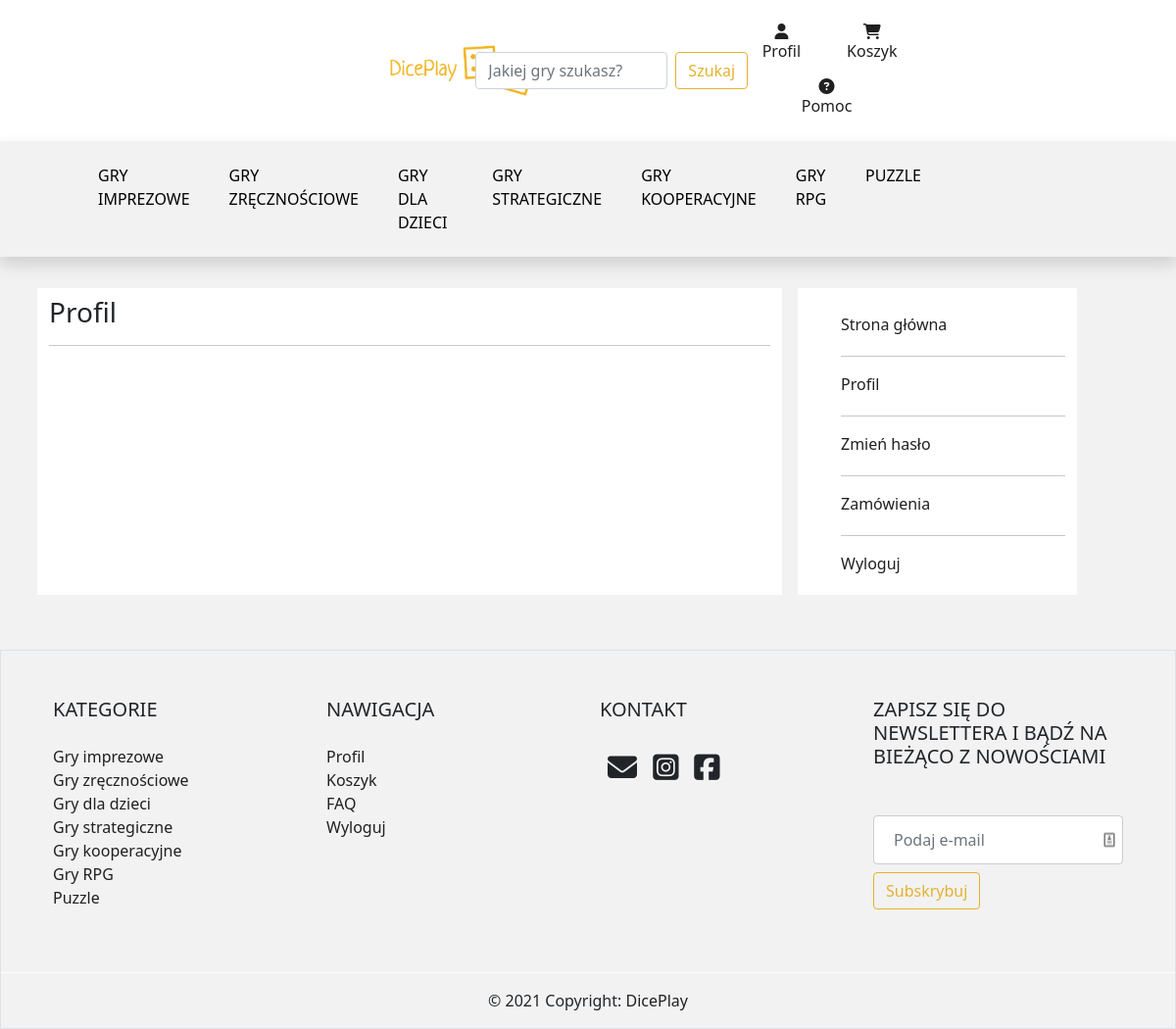
The app's page /profil/ (signed in), older data.
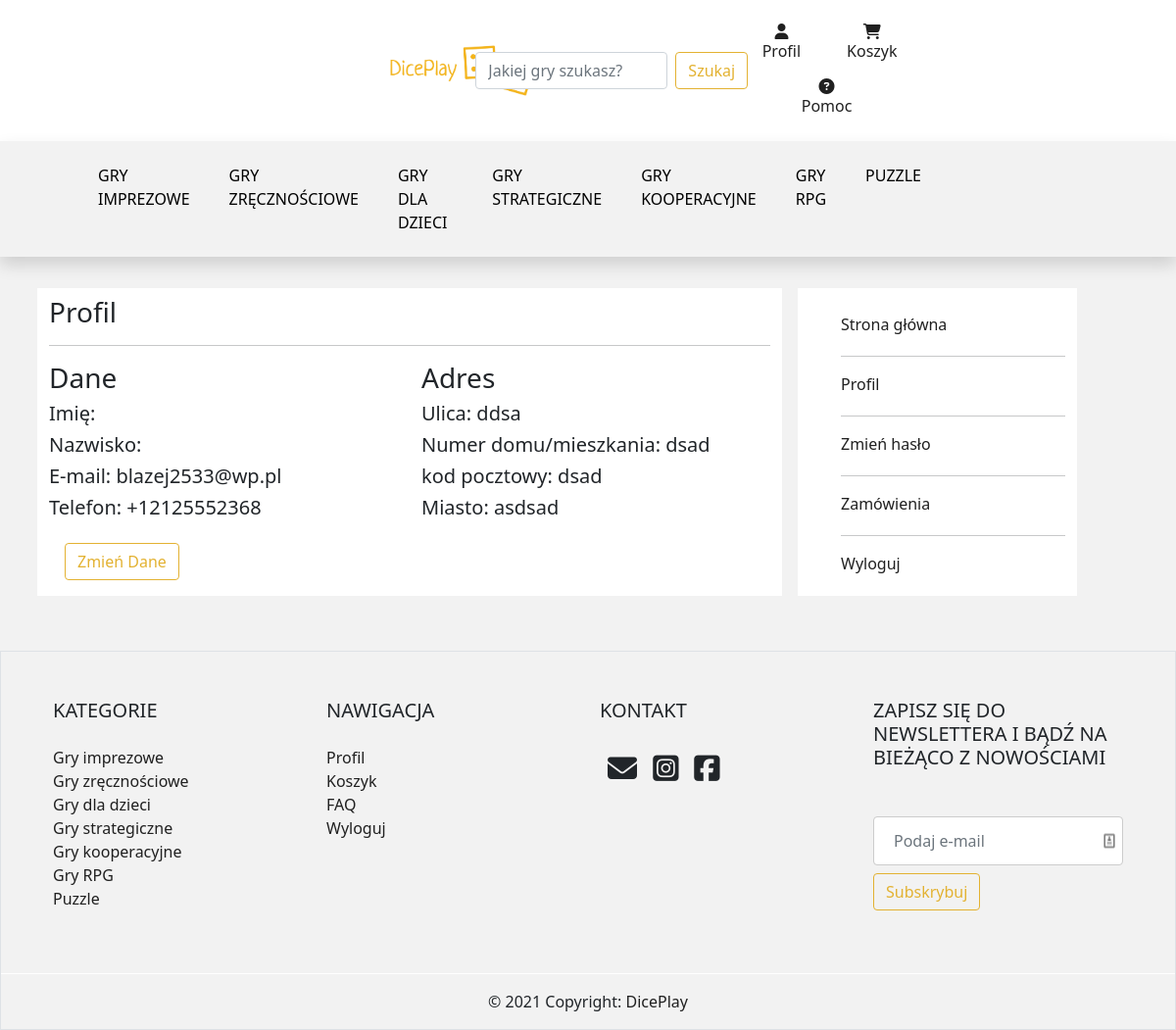
The same page, newer data.
### main/models.py (models this page shows, shortened)
class UserProfile(models.Model):
    user = models.OneToOneField(User, on_delete=models.CASCADE)
    id = models.AutoField(primary_key=True)
    street = models.CharField(max_length=50)
    numberOfHouse = models.CharField(max_length=10)
    postCode = models.CharField(max_length=6)
    city = models.CharField(max_length=20)
    phone = PhoneNumberField(null=False, blank=False, unique=True)

### main/views.py (the view)
# urls.py: path('profil/', profile, name='profileDetail'),
@login_required
def profile(request):
    userDetails = UserProfile.objects.filter(user__username=request.user)
    return render(request, 'profil.html', {'userDetails': userDetails})

### templates/profil.html (shortened to what this page needs)
{% extends 'main.html' %}
{% block body %}
{% load static %}
<div class="container">
    <div class="row">
        <div class="col-8 m-2" style="background-color: white;">
            <h3 class="pt-2">Profil</h3>
            <hr/>
            {% for data in userDetails %}
            <div class="row">
                <div class="col">
                    <h3>Dane</h3>
                    <h5>Imię: {{user.first_name}}</h5>
                    <h5>Nazwisko: {{user.last_name }}</h5>
                    <h5>E-mail: {{data.user.email}}</h5>
                    <h5>Telefon: {{data.phone}}</h5>
                </div>
                <div class="col">
                    <h3>Adres</h3>
                    <h5>Ulica: {{data.street}}</h5>
                    <h5>Numer domu/mieszkania: {{data.numberOfHouse}}</h5>
                    <h5>kod pocztowy: {{data.postCode}}</h5>
                    <h5>Miasto: {{data.city}}</h5>
                </div>
            </div>
            <button type="submit" class="m-3 btn btn-search">Zmień Dane</button>
                 {% endfor %}
        </div>
        <div id="profile-list" class="col-3 m-2"style="background-color: white;">
           <ul>
               <a href="/"><li>Strona główna</li></a>
               <hr/>
               <a href="/profil"><li>Profil</li></a>
               <hr/>
               <a href="/haslo"><li>Zmień hasło</li></a>
               <hr/>
               <a href="/zamowienia"><li>Zamówienia</li></a>
               <hr/>
               <a href="/logout"><li>Wyloguj</li></a>
           </ul>
        </div>
    </div>
</div>
{% endblock %}

### templates/main.html (shortened to what this page needs)
{% load static %}
<html lang="pl">
<head>
    <link href="https://cdn.jsdelivr.net/npm/bootstrap@5.0.0-beta2/dist/css/bootstrap.min.css" rel="stylesheet"
>
    <link rel="stylesheet" href="{% static 'css/style.css' %}">
</head>
<body onload="updateSubTotal();countVat();whenDelivery()">
<nav class="navbar xx navbar-expand-lg" style="background-color: white;">
    <div class="container-fluid">
        <a class="navbar-brand" href="/"><img style="width:8em; margin-left: 15em" class="img-fluid"
                                              src="{% static 'img/logo.png'%}">
        </a>
        <form class="d-flex pt-3" METHOD="post" action="{% url 'search_game' %}">
            <input class="form-control me-2" type="search" placeholder="Jakiej gry szukasz?" aria-label="Search"
                   name="searched">
            <button class="btn btn-search" type="submit">Szukaj</button>
        </form>
        <div class="row text-center pt-3">
            <div class="row">
                <div class="col">
                    <div class="dropdown">
                        <a href="#"
                           id="dropdownUser1" data-bs-toggle="dropdown" aria-expanded="false">
                            <span class="fa fa-user"></span>
                            <p>Profil</p>
                        </a>
                    </div>
                </div>
                <div class="col">
                    <a href="/koszyk">
                        <span class="fa fa-shopping-cart"></span>
                        <p>Koszyk</p>
                    </a>
                </div>
                <div class="col">
                    <a href="/faq">
                        <span class="row text-center">
                            <span class="fa fa-question-circle"></span>
                            <p>Pomoc</p>
                        </span>
                    </a>
                </div>
            </div>
        </div>
    </div>
</nav>
<nav class="navbar navbar-expand-lg navbar-light shadow">
    <div class="collapse navbar-collapse" id="navbarSupportedContent">
        <ul class="navbar-nav mx-auto mb-2 mb-lg-0" id="categories">
            <li class="nav-item">
                <a class="nav-link category" href="/kategoria/1">Gry imprezowe</a>
            </li>
            <li class="nav-item">
                <a class="nav-link category" href="/kategoria/2">Gry zręcznościowe</a>
            </li>
            <li class="nav-item">
                <a class="nav-link category" href="/kategoria/4">Gry dla dzieci</a>
            </li>
            <li class="nav-item">
                <a class="nav-link category" href="/kategoria/5">Gry strategiczne</a>
            </li>
            <li class="nav-item">
                <a class="nav-link category" href="/kategoria/6">Gry kooperacyjne</a>
            </li>
            <li class="nav-item">
                <a class="nav-link category" href="/kategoria/7">Gry RPG</a>
            </li>
            <li class="nav-item">
                <a class="nav-link category" href="/kategoria/8">Puzzle</a>
            </li>
        </ul>
    </div>
</nav>
{% block body %} {% endblock %}
<div class="footer">
    <footer class="text-center text-lg-start border mt-xl-5 pt-4">
        <div class="container p-4">
            <div class="row">
                <div class="col-lg-3 col-md-6 mb-4 mb-lg-0">
                    <h5 class="text-uppercase mb-4">Kategorie</h5>
                    <ul class="list-unstyled mb-4">
                        <li>
                            <a href="#!">Gry imprezowe</a>
                        </li>
                        <li>
                            <a href="#!">Gry zręcznościowe</a>
                        </li>
                        <li>
                            <a href="#!">Gry dla dzieci</a>
                        </li>
                        <li>
                            <a href="#!">Gry strategiczne</a>
                        </li>
                        <li>
                            <a href="#!">Gry kooperacyjne</a>
                        </li>
                        <li>
                            <a href="#!">Gry RPG</a>
                        </li>
                        <li>
                            <a href="#!">Puzzle</a>
                        </li>
                    </ul>
                </div>
                <div class="col-lg-3 col-md-6 mb-4 mb-lg-0">
                    <h5 class="text-uppercase mb-4">Nawigacja</h5>
                    <ul class="list-unstyled">
                        <li>
                            <a href="/profil">Profil</a>
                        </li>
                        <li>
                            <a href="#!">Koszyk</a>
                        </li>
                        <li>
                            <a href="/faq">FAQ</a>
                        </li>
                        {% if user.is_authenticated %}
                        <li>
                            <a href="/logout">Wyloguj</a>
                        </li>
                        {% endif %}
                    </ul>
                </div>
                <div class="col-lg-3 col-md-6 mb-4 mb-lg-0">
                    <h5 class="text-uppercase mb-4">Kontakt</h5>
                    <ul class="list-unstyled">
                        <li>
                            <i class="m-2 fas fa-social fa-envelope"></i>
                            <i class="m-1 fab fa-social fa-instagram-square"></i>
                            <i class="m-1 fab fa-social fa-facebook-square"></i>
                        </li>
                    </ul>
                </div>
                <div class="col-lg-3 col-md-6 mb-4 mb-lg-0">
                    <h5 class="text-uppercase mb-4">Zapisz się do newslettera i bądź na bieżąco z nowościami</h5>
                    <form class="d-flex pt-3" METHOD="post" action="{% url 'sendmailnow' %}">
                        <div class="form-outline form-white mb-4">
                            <input type="email" id="form5Example2" class="form-control" placeholder="Podaj e-mail"
                                   name="sendemailtome"/>
                            <button type="submit" data-bs-toggle="modal" data-bs-target="#exampleModal"
                                    class="btn btn-search">Subskrybuj
                            </button>
                        </div>
                    </form>
                </div>
            </div>
        </div>
        <div class="text-center p-3 border-top border-white">
            © 2021 Copyright:
            <a href="https://diceplay.com/">DicePlay</a>
        </div>
    </footer>
</div>
</body>
</html>

### static/css/style.css (style rules this page uses)
html, body { margin:0px; padding:0px; background-color:#f2f2f2; }
a:link,a:visited,a:active { color: #202020; text-decoration: none; }
.navbar { padding-left: 5em; padding-right: 15em; }
input[type="text"], input[type="password"],input[type="email"] { width: 100%; padding: 12px 20px; margin: 8px 0; display: inline-block; border: 1px solid #ccc; box-sizing: border-box; background-repeat: no-repeat; background-attachment: scroll; background-size: 16px 18px; background-position: 98% 50%; cursor: auto; }
.btn-search { border-color: #E3B232; color: #E3B232; }
.container { padding-top: 2%; }
#categories a { color: #000; text-transform: uppercase; text-decoration: none; padding: 15px 20px; position: relative; }
#categories a:after { background: none repeat scroll 0 0 transparent; bottom: 0; content: ""; display: block; height: 2px; left: 50%; position: absolute; background: #000; transition: width 0.3s ease 0s, left 0.3s ease 0s; width: 0; }
.fa-social { font-size: 30px; width: 30px; margin: 5px 2px; }
#profile-list ul { list-style-type: none; padding-top: 25px; }
#profile-list li { margin-bottom: 20px; }

Row changes from the older to the newer data that the page shows:
added UserProfile: user.email "blazej2533@wp.pl", phone "+12125552368", street "ddsa", numberOfHouse "dsad", postCode "dsad", city "asdsad"
